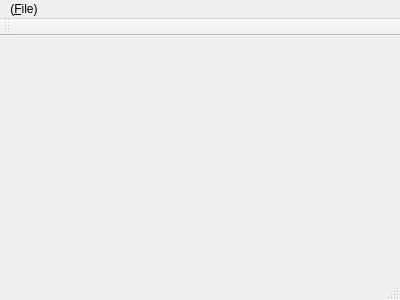
<?xml version="1.0" encoding="UTF-8"?>
<ui version="4.0">
 <class>MainWindow</class>
 <widget class="QMainWindow" name="MainWindow">
  <property name="geometry">
   <rect>
    <x>0</x>
    <y>0</y>
    <width>400</width>
    <height>300</height>
   </rect>
  </property>
  <property name="windowTitle">
   <string>MainWindow</string>
  </property>
  <widget class="QWidget" name="centralWidget"/>
  <widget class="QMenuBar" name="menuBar">
   <property name="geometry">
    <rect>
     <x>0</x>
     <y>0</y>
     <width>400</width>
     <height>23</height>
    </rect>
   </property>
   <widget class="QMenu" name="menu_F">
    <property name="title">
     <string>(&amp;File)</string>
    </property>
    <addaction name="action_N"/>
   </widget>
   <addaction name="menu_F"/>
  </widget>
  <widget class="QToolBar" name="mainToolBar">
   <attribute name="toolBarArea">
    <enum>TopToolBarArea</enum>
   </attribute>
   <attribute name="toolBarBreak">
    <bool>false</bool>
   </attribute>
  </widget>
  <widget class="QStatusBar" name="statusBar"/>
  <action name="action_N">
   <property name="text">
    <string>(&amp;New)</string>
   </property>
   <property name="shortcut">
    <string>Ctrl+N</string>
   </property>
  </action>
 </widget>
 <layoutdefault spacing="6" margin="11"/>
 <resources/>
 <connections/>
</ui>
